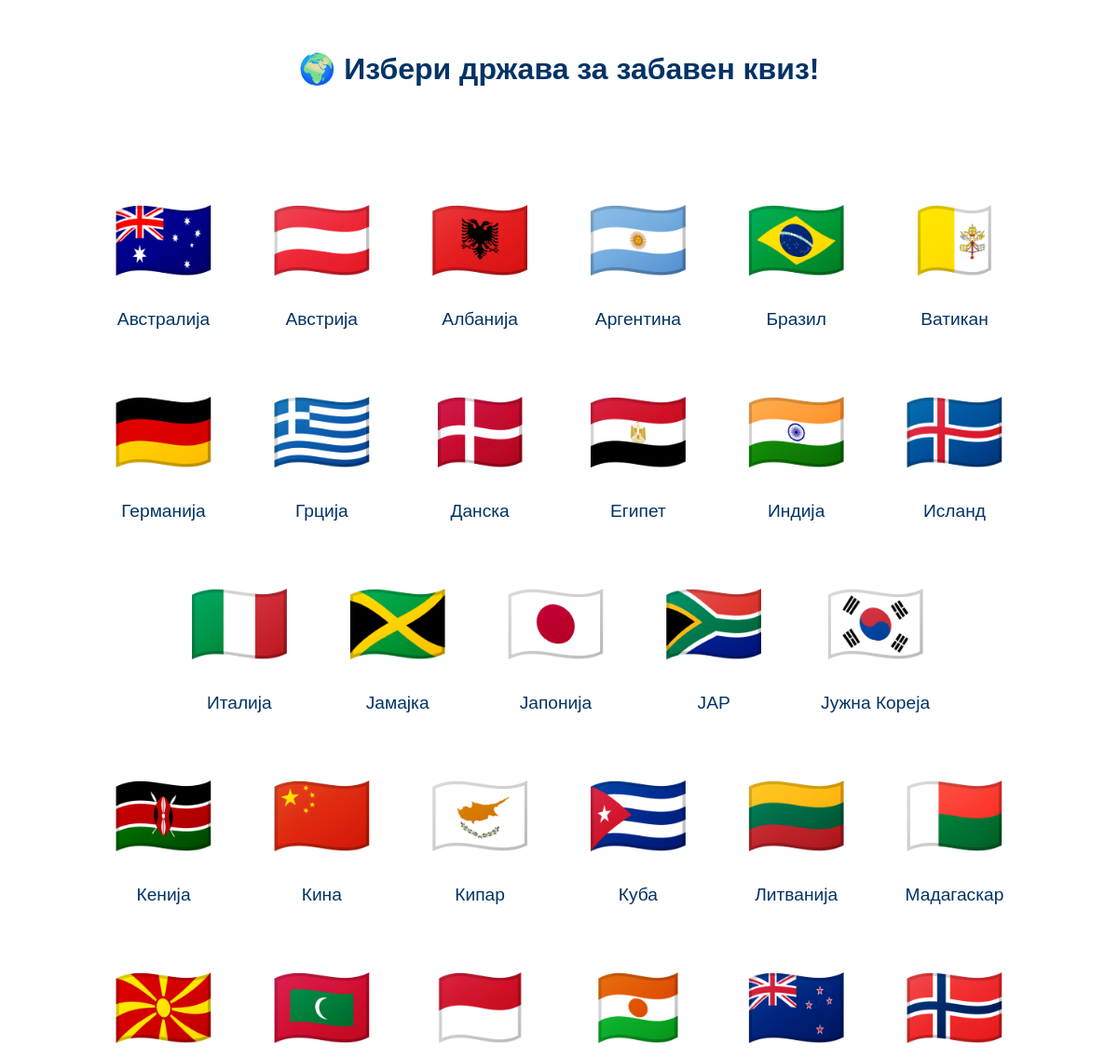
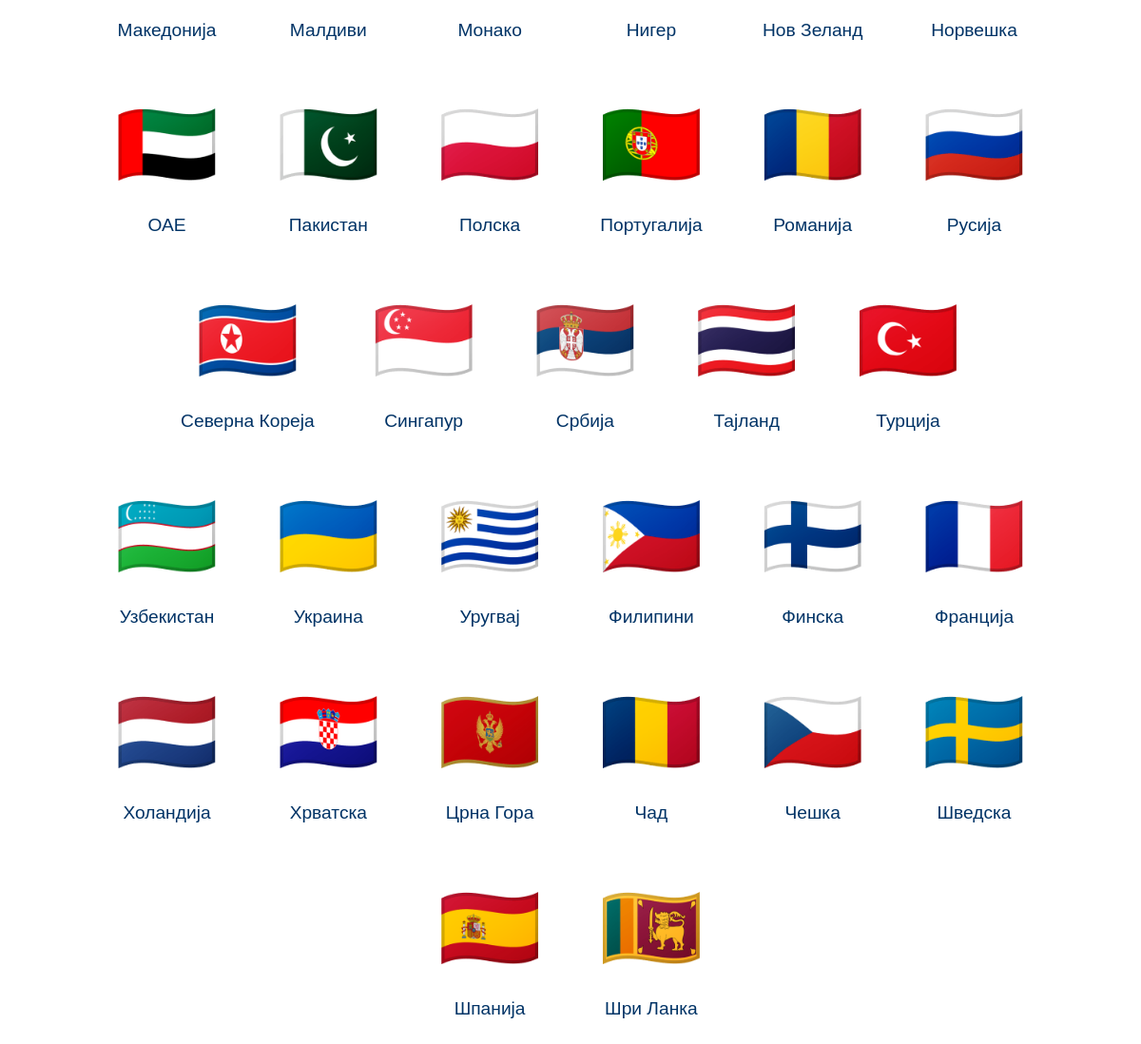
/select/, run on an earlier commit of the app's database (2 pictures, top to bottom).
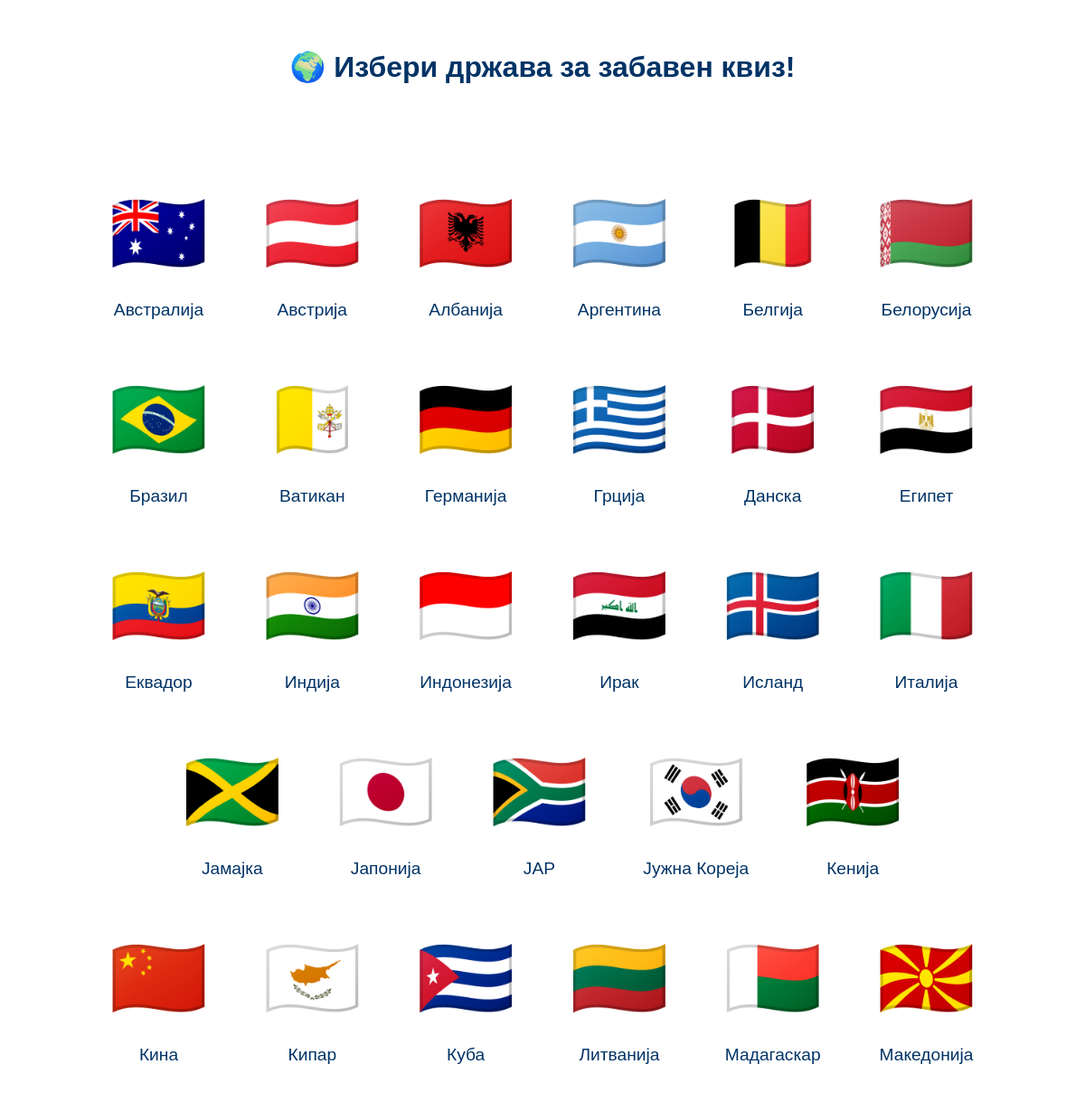
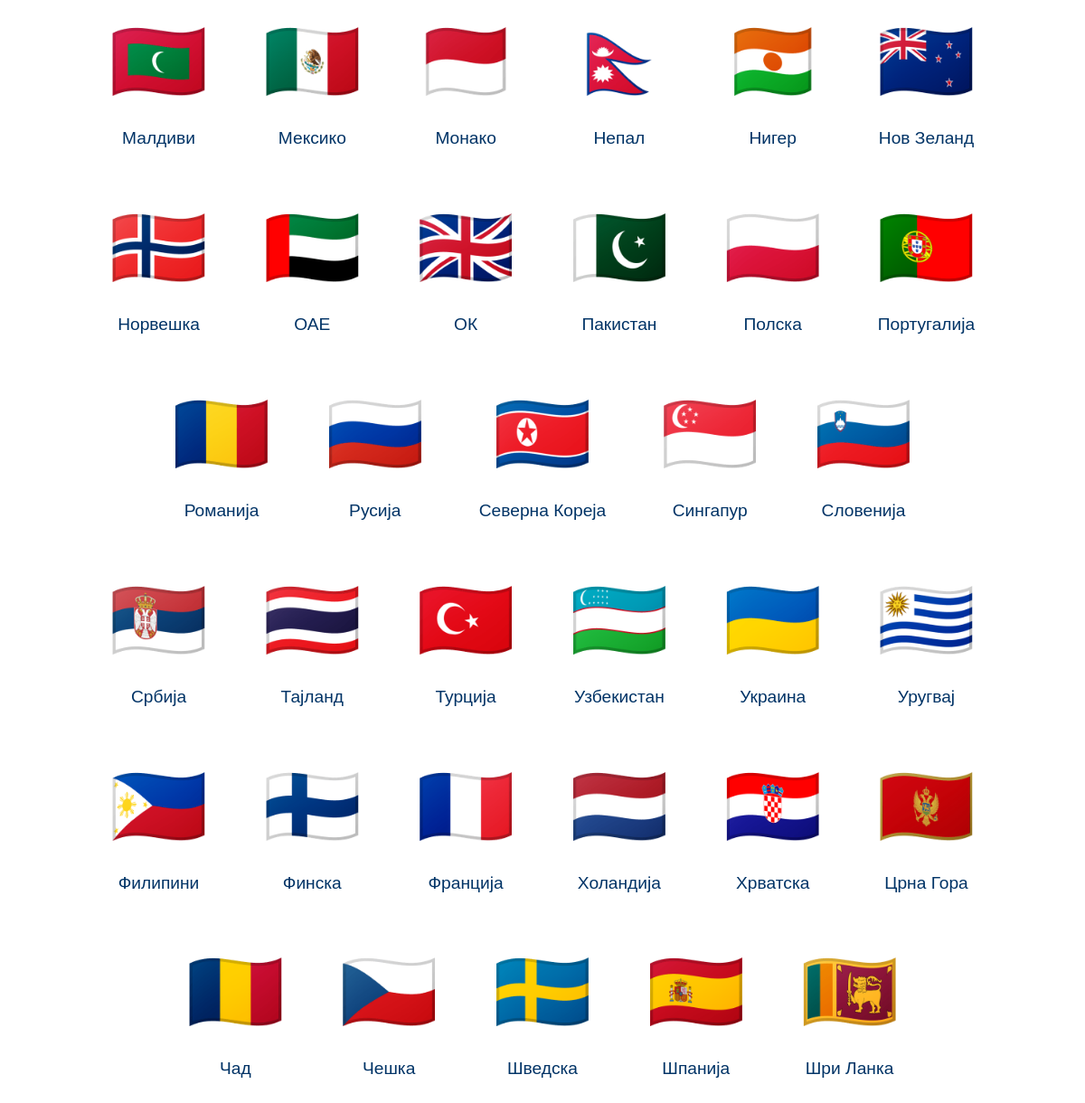
And on a later commit of the database (2 pictures, top to bottom).
### myapp/models.py (models this page shows, shortened)
class Country(models.Model):
    name = models.CharField(max_length=100)
    headline = models.CharField(max_length=100)
    background = models.ImageField(upload_to="background_photos/", null=True, blank=True)
    color = models.CharField(max_length=100)
    flag_emoji = models.CharField(max_length=8, null=True, blank=True)

### myapp/views.py (the view)
# urls.py: path('select/', views.select, name='select'),
def select(request):
    countries = list(Country.objects.all())
    try:
        locale.setlocale(locale.LC_COLLATE, "mk_MK.UTF-8")
    except locale.Error:
        try:
            locale.setlocale(locale.LC_COLLATE, "C.UTF-8")
        except locale.Error:
            locale.setlocale(locale.LC_COLLATE, "C")  # last resort
    countries.sort(key=lambda c: locale.strxfrm(force_str(c.name)))
    return render(request, 'selectCountry.html', {'countries': countries})

### templates/selectCountry.html (shortened to what this page needs)
{% load static %}
<!DOCTYPE html>
<html lang="mk">
<head>
  <link href="https://cdn.jsdelivr.net/npm/bootstrap@5.3.3/dist/css/bootstrap.min.css" rel="stylesheet">
</head>
<body>
<div class="main-container">
  <h2 class="text-center fw-bold mb-4"
      style="background-color: rgba(255,255,255,0.85); color: #003366; padding: 15px 30px; border-radius: 20px; max-width: fit-content; margin: 0 auto;">
    🌍 Избери држава за забавен квиз!
  </h2>
<div class="d-flex justify-content-center">
  <div class="bubble-container">
    {% for country in countries %}
      <div class="text-center">
        <a href="{% url 'country_questions' country.name %}" class="country-emoji">
          {{ country.flag_emoji }}
        </a>
        <div class="emoji-label">{{ country.name }}</div>
      </div>
    {% endfor %}
  </div>
</div>
</div>
</body>
</html>

What changed in the data, as far as the page shows it:
added Country: flag_emoji "🇧🇪", name "Белгија"
added Country: flag_emoji "🇧🇾", name "Белорусија"
added Country: flag_emoji "🇪🇨", name "Еквадор"
added Country: flag_emoji "🇮🇩", name "Индонезија"
added Country: flag_emoji "🇮🇶", name "Ирак"
added Country: flag_emoji "🇲🇽", name "Мексико"
added Country: flag_emoji "🇳🇵", name "Непал"
added Country: flag_emoji "🇬🇧", name "ОК"
added Country: flag_emoji "🇸🇮", name "Словенија"
